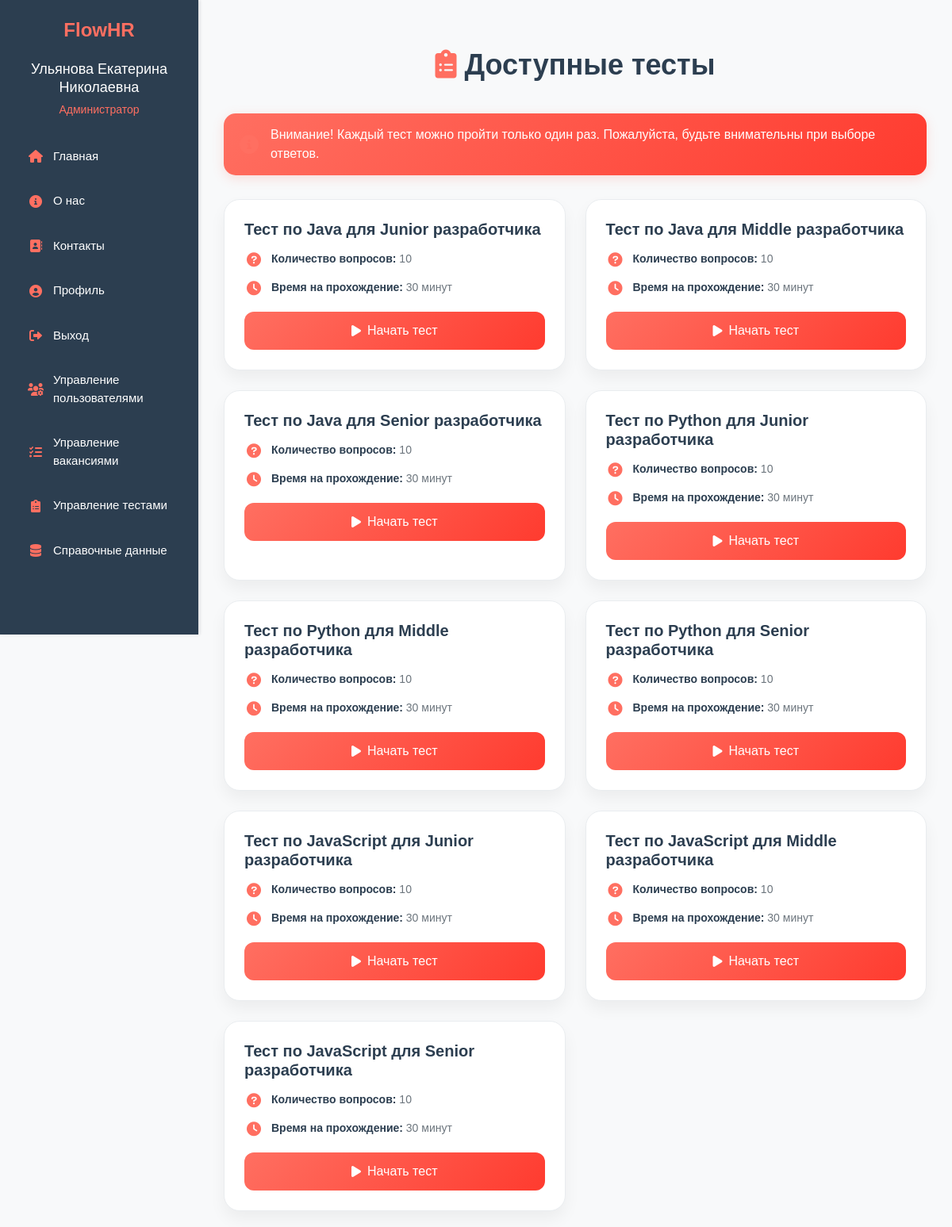
Screenshot of /public/tests.php (signed in) with the database file from the repository.
### tables this page shows
CREATE TABLE `tests` (
  `id` int NOT NULL,
  `title` varchar(255) NOT NULL,
  `time_limit` int NOT NULL
);

### public/tests.php (the view, shortened to what this page needs)
<?php
require '../includes/config.php';
$tests_query = "SELECT * FROM tests";
$tests_result = $pdo->query($tests_query);
$tests = $tests_result->fetchAll();
$user_results = [];
?>
<!DOCTYPE html>
<html lang="ru">
<head>
    <link rel="stylesheet" href="https://cdn.jsdelivr.net/npm/bootstrap@5.3.0/dist/css/bootstrap.min.css">
    <link rel="stylesheet" href="https://cdnjs.cloudflare.com/ajax/libs/font-awesome/6.0.0/css/all.min.css">
</head>
<body>
    <?php include '../includes/header.php'; ?>
    <div class="container">
        <h1><i class="fas fa-clipboard-list"></i>Доступные тесты</h1>
        <div class="alert alert-info test-warning">
            <i class="fas fa-info-circle"></i>
            <span>Внимание! Каждый тест можно пройти только один раз. Пожалуйста, будьте внимательны при выборе ответов.</span>
        </div>
        <div class="tests-grid">
            <?php foreach ($tests as $test): ?>
                <div class="test-card">
                    <h3><?php echo htmlspecialchars($test['title']); ?></h3>
                    <div class="test-details">
                        <i class="fas fa-question-circle"></i>
                        <p><strong>Количество вопросов:</strong> 10</p>
                    </div>
                    <div class="test-details">
                        <i class="fas fa-clock"></i>
                        <p><strong>Время на прохождение:</strong> <?php echo $test['time_limit'] / 60; ?> минут</p>
                    </div>
                    <?php if (isset($user_results[$test['id']])): ?>
                        <div class="test-result">
                            <i class="fas fa-check-circle"></i>
                            <p>Вы прошли этот тест на <strong><?php echo $user_results[$test['id']]['score']; ?> баллов</strong></p>
                        </div>
                        <div class="progress-container">
                            <div class="progress-bar" style="width: <?php echo $user_results[$test['id']]['score']; ?>%"></div>
                        </div>
                    <?php else: ?>
                        <a href="test.php?id=<?php echo $test['id']; ?>" class="btn-start">
                            <i class="fas fa-play"></i> Начать тест
                        </a>
                    <?php endif; ?>
                </div>
            <?php endforeach; ?>
        </div>
    </div>
</body>
</html>

### public/tests.php (style rules this page uses)
body { font-family: 'Arial', sans-serif; background: #F8F9FA; color: #2C3E50; padding: 20px; margin-left: 250px; }
.container { max-width: 1200px; margin: 0 auto; }
h1 { color: #2C3E50; text-align: center; margin: 40px 0; font-size: 36px; font-weight: bold; animation: fadeInUp 0.5s ease-in-out; }
h1 i { margin-right: 10px; color: #FF6F61; }
.tests-grid { display: grid; grid-template-columns: repeat(auto-fill, minmax(350px, 1fr)); gap: 25px; margin-top: 30px; }
.test-card { background: #FFFFFF; border-radius: 20px; padding: 25px; box-shadow: 0 10px 20px rgba(0, 0, 0, 0.05); border: 1px solid #E9ECEF; transition: all 0.3s ease; position: relative; overflow: hidden; }
.test-card::before { content: ''; position: absolute; top: 0; left: 0; width: 100%; height: 4px; background: linear-gradient(90deg, #FF6F61, #FF3B2F); opacity: 0; transition: opacity 0.3s ease; }
.test-card h3 { color: #2C3E50; font-size: 20px; margin-bottom: 15px; font-weight: 600; }
.test-details { display: flex; align-items: center; margin-bottom: 15px; color: #6C757D; }
.test-details i { color: #FF6F61; margin-right: 10px; font-size: 18px; width: 24px; text-align: center; }
.test-details p { margin: 0; font-size: 14px; }
.test-details strong { color: #2C3E50; font-weight: 600; }
.btn-start { background: linear-gradient(135deg, #FF6F61, #FF3B2F); color: #FFFFFF; border: none; padding: 12px 25px; border-radius: 12px; cursor: pointer; transition: all 0.3s ease; display: flex; align-items: center; justify-content: center; text-decoration: none; font-weight: 500; margin-top: 20px; width: 100%; }
.btn-start i { margin-right: 8px; font-size: 16px; }
.test-card { animation: fadeInUp 0.5s ease-in-out; }
.test-card:nth-child(1) { animation-delay: 0.1s; }
.test-card:nth-child(2) { animation-delay: 0.2s; }
.test-card:nth-child(3) { animation-delay: 0.3s; }
.test-card:nth-child(4) { animation-delay: 0.4s; }
.test-card:nth-child(5) { animation-delay: 0.5s; }
.test-warning { background: linear-gradient(135deg, #FF6F61, #FF3B2F); color: #FFFFFF; border: none; border-radius: 15px; padding: 15px 20px; margin-bottom: 30px; display: flex; align-items: center; gap: 15px; box-shadow: 0 4px 15px rgba(255, 111, 97, 0.2); animation: fadeInUp 0.5s ease-in-out; }
.test-warning i { font-size: 24px; }
.test-warning span { font-size: 16px; font-weight: 500; }

### includes/header.php (style rules this page uses)
body { margin-left: 250px !important; transition: margin-left 0.3s ease !important; min-height: 100vh !important; overflow-x: hidden !important; }
.fa-home, .fa-info-circle, .fa-map-marker-alt, .fa-sign-in-alt, .fa-user, .fa-sign-out-alt, .fa-comments, .fa-file-alt, .fa-briefcase, .fa-plus-circle, .fa-users, .fa-chart-line, .fa-clipboard-list, .fa-user-check, .fa-users-cog, .fa-tools, .fa-clipboard-check { color: #FF6F61 !important; transition: all 0.3s ease !important; }

### rows the page displays
tests: title "Тест по Java для Junior разработчика", $test['time_limit']/60 "30"
tests: title "Тест по Java для Middle разработчика", $test['time_limit']/60 "30"
tests: title "Тест по Java для Senior разработчика", $test['time_limit']/60 "30"
tests: title "Тест по Python для Junior разработчика", $test['time_limit']/60 "30"
tests: title "Тест по Python для Middle разработчика", $test['time_limit']/60 "30"
tests: title "Тест по Python для Senior разработчика", $test['time_limit']/60 "30"
tests: title "Тест по JavaScript для Junior разработчика", $test['time_limit']/60 "30"
tests: title "Тест по JavaScript для Middle разработчика", $test['time_limit']/60 "30"
tests: title "Тест по JavaScript для Senior разработчика", $test['time_limit']/60 "30"

### other values shown
$user_name "Ульянова Екатерина Николаевна"
$roleText "Администратор"
